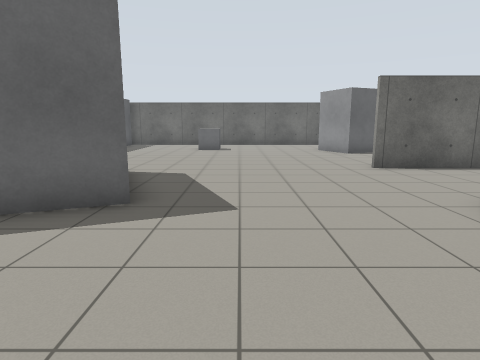
View 1 (above)

23 first-person views from a walk through a world built for the Gazebo simulator. The camera is 1.2 m above the floor, tilts 10° down and sees 75° across. The floor is counted in squares, 1 m on a side. Each view is taken from the middle of a square. On the plan, view 1 faces up. The plan holds only what a view shows up to about 13 squares ahead; the rest is blank. Simple shapes stand in for some stock models.

View 2
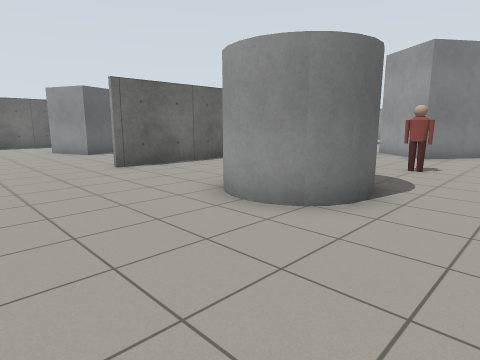

View 3
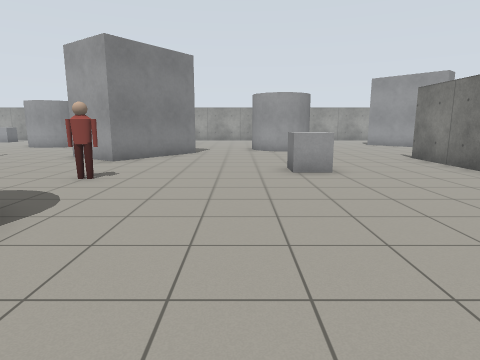

View 4
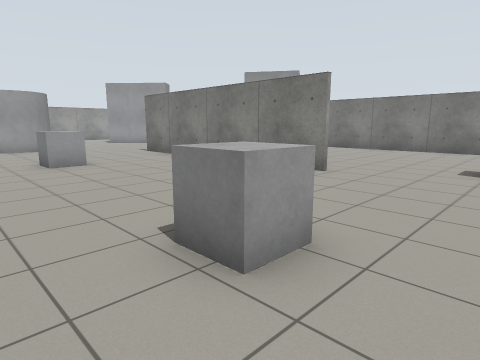

View 5
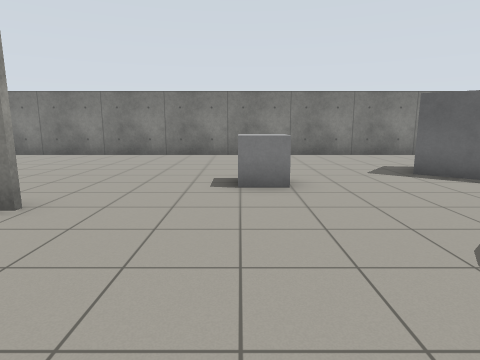

View 6
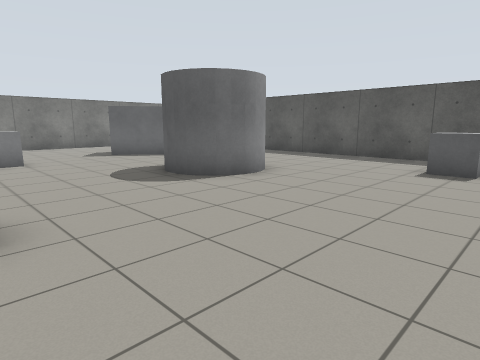

View 7
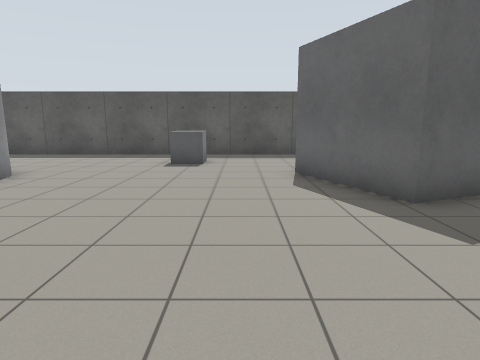

View 8
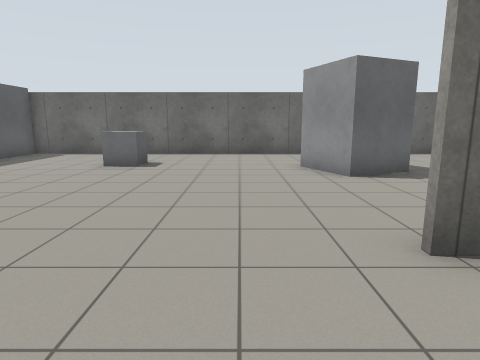

View 9
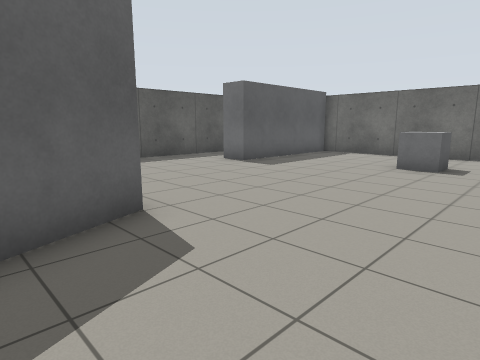

View 10
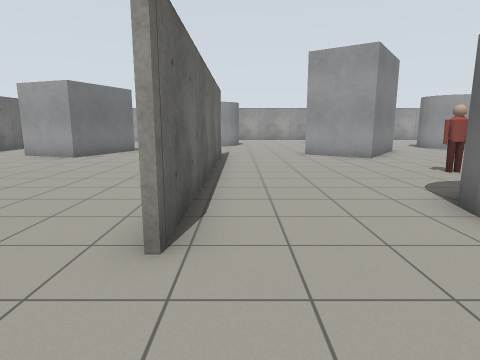

View 11
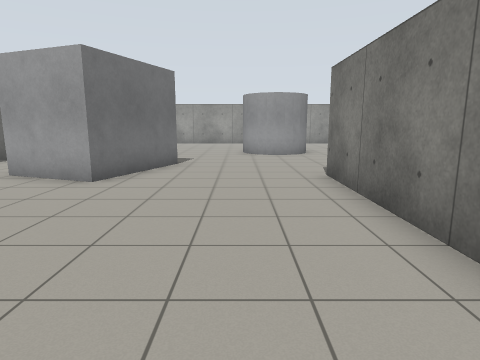

View 12
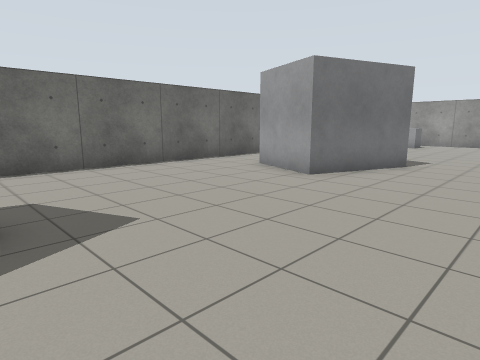

View 13
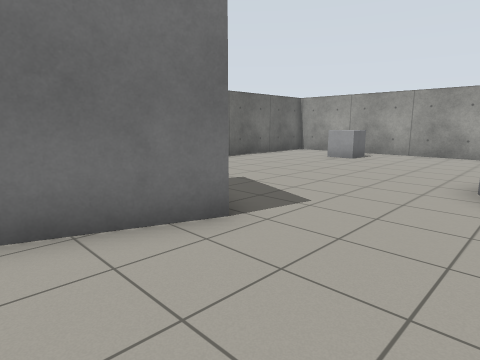

View 14
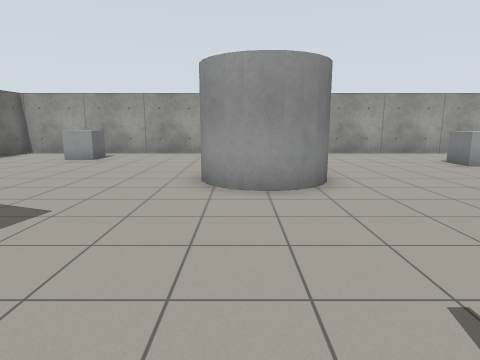

View 15
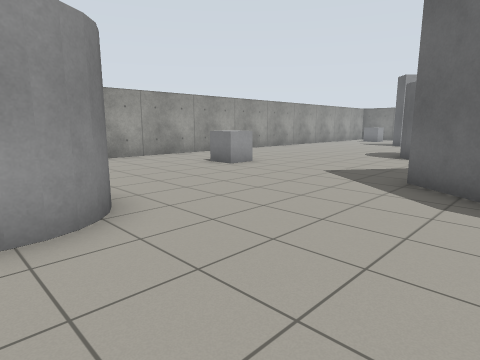

View 16
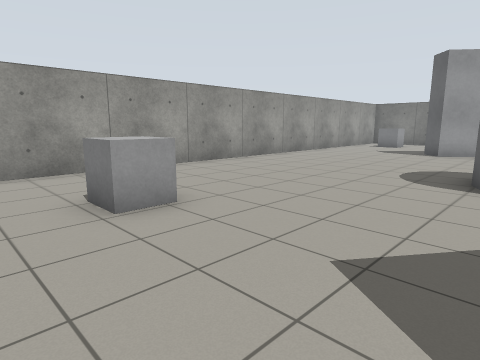

View 17
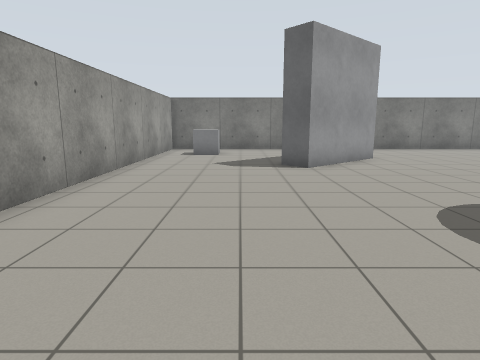

View 18
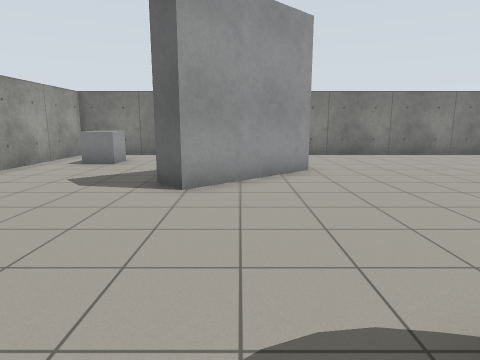

View 19
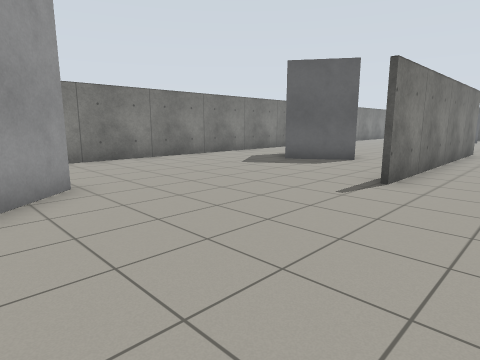

View 20
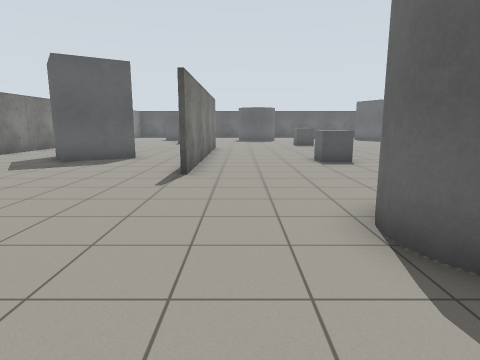

View 21
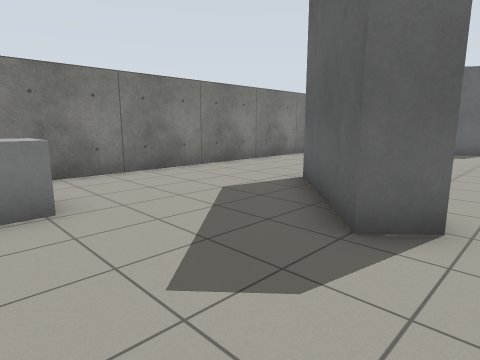

View 22
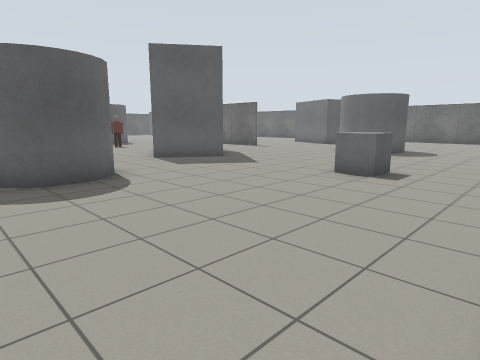

View 23
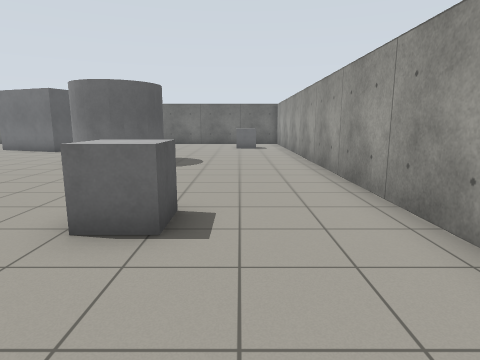

### Floor plan
Key: @ floor where view 1 was taken; # wall or solid block; . floor; B grey box; C grey cylinder; P person.
Columns run from 10 left of view 1 to 27 right of it. Each row starts with its distance up from view 1.
 19    B########################    #####
 18    B.... ......  ..........   .......
 17    B.... ......  ........    .......
 16    B....BB.....  ......BB   ......BB
 15    B....BB....B  ......B   .......B..#
 14 #..B..........BBB......BBB ..........#
 13 #..............B.........BB..........#
 12 #....................................#
 11  .............................C......#
 10    ..........................C C.....#
  9      .........##########.....C C.....#
  8        B......................C......#
  7        B.............................#
  6         B............................#
  5         B......C........B ...........#
  4 #....BBB......C C......B  B..........#
  3 #.............C  ..P...B  BB....BB...#
  2 #..............C...P....BBB..........#
  1 #..B......................B..........#
  0 #  B......@..........................#
 -1 #....................................#
 -2 #...........B..............CCC.......#
 -3 #...................BB.....C C.......#
 -4 #....CCC...... ............CCC.......#
 -5 #....  C......   ....................#
 -6 #...    .......   ...................#
 -7 #.     ........#########.............#
 -8 #     ..........   ..................#
 -9      B....BB....  .............B.....#
-10      BB...BB.......B..........BB.....#
-11       B...........BBB.......BBB......#
-12        ... .......  BB.......B.......#
-13      ..... ........B..............BB.#
-14      ..... ........................ .#
-15     ...... ........................ .#
-16     ##################################

Positions as (right, up) in squares from view 1, and headings:
1: (0, 0), facing up
2: (0, 0), facing up-right
3: (2, -1), facing right
4: (0, 0), facing down-right
5: (1, -3), facing down
6: (2, 2), facing down-left
7: (3, 2), facing left
8: (2, 6), facing up
9: (1, 6), facing up-left
10: (1, 8), facing right
11: (6, 11), facing right
12: (6, 10), facing up-right
13: (13, 10), facing up-right
14: (13, 10), facing right
15: (15, 10), facing down-right
16: (18, 5), facing down-right
17: (23, 0), facing down
18: (20, -3), facing down
19: (20, -5), facing down-left
20: (21, -6), facing left
21: (25, -8), facing down-left
22: (26, -5), facing up-left
23: (24, -1), facing up
